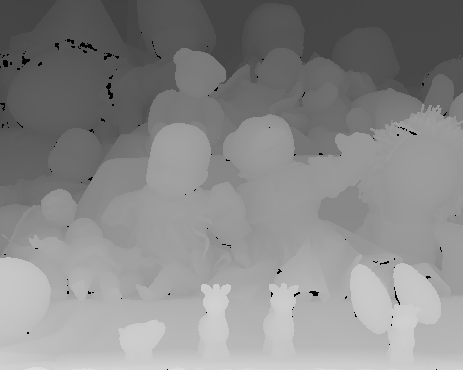
%> input picture Digital image processing/Image processing with Matlab/Stereo image processing/ground.png, 463 x 370 px
$ octave ex2.m   (GNU Octave 9; MATLAB toolbox functions it lacks are replaced by stand-ins)
%> lines starting %> are read from the running program, lines starting %| are printed output that depends on the picture
%> further down, disp_map is the input picture: size 370x463 uint8; min 0, max 221, mean 137
### Digital image processing/Image processing with Matlab/Stereo image processing/DepthCompute.m
function [ DepthMap] = DepthCompute (disp, B, f )
%> called with B = 30, f = 600
    [N, M] = size(disp);
%> N = 370; M = 463
    DepthMap = zeros(N,M);
    max = 255;

    for i = 1:1:N
        for j = 1:1:M
            if (disp(i,j) == 0)
                DepthMap(i, j) = max;
            else
                DepthMap(i,j) = f * B / disp(i, j);
            end
        end
    end
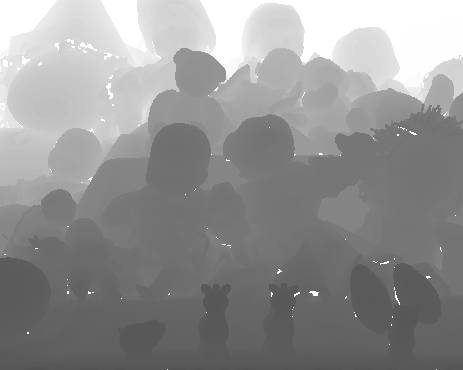
%> DepthMap: size 370x463 double; min 81, max 255, mean 146.7

### Digital image processing/Image processing with Matlab/Stereo image processing/ex2.m
close all

% Read the source file and convert the disparity map to depth map.
disp_map = imread('ground.png');
depth_map = DepthCompute(disp_map, 30, 600);

figure;
subplot(1, 3, 1);
imshow(disp_map, []);
title("Disparity Map");
subplot(1, 3, 2);
imshow(depth_map, []);
title("Depth Map");

% Apply median filtering to get a smoother map.
depth_map_filtered = medfilt2(depth_map, [19 19]);
subplot(1, 3, 3);
imshow(depth_map_filtered, []);
title("Depth Map filtered. Median filter size: 19");

% Load the left image of the stereo pair.
imgL = imread('view1.png');
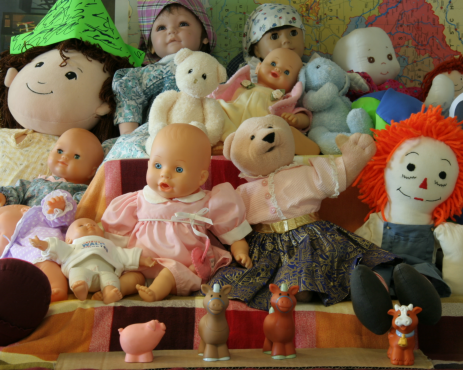
%> input picture Digital image processing/Image processing with Matlab/Stereo image processing/view1.png, 463 x 370 px
%> imgL is the input picture: size 370x463x3 uint8; mean R, G, B 120.9, 98.7, 73

% For 3D reconstruction warp the left image of the stereo pair on depth
% data.
% Show the 3D reconstruction from different viewpoints.
figure;
warp(-depth_map_filtered, imgL);
%> (this line was passed over: warp is not available in this run)
title("Warp of the image on the stereo data. Hit ENTER to change view.");
rotate3d on
view([0,90]);
pause;
view([0,0]);
pause;
view([60,60]);
pause;

% Show distribution of the values.
figure;
imhist(uint8(depth_map_filtered));
title('Distribution of grey values in the depth map')
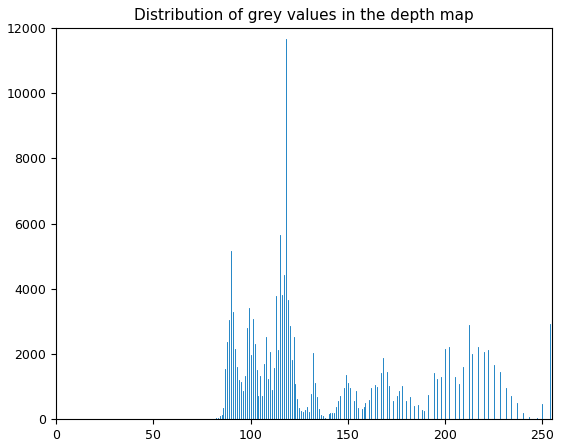
%> figure redrawn from the program's plot data; highest point at x = 118, y = 11650

% Subtract the background
%> (the run ends here)
